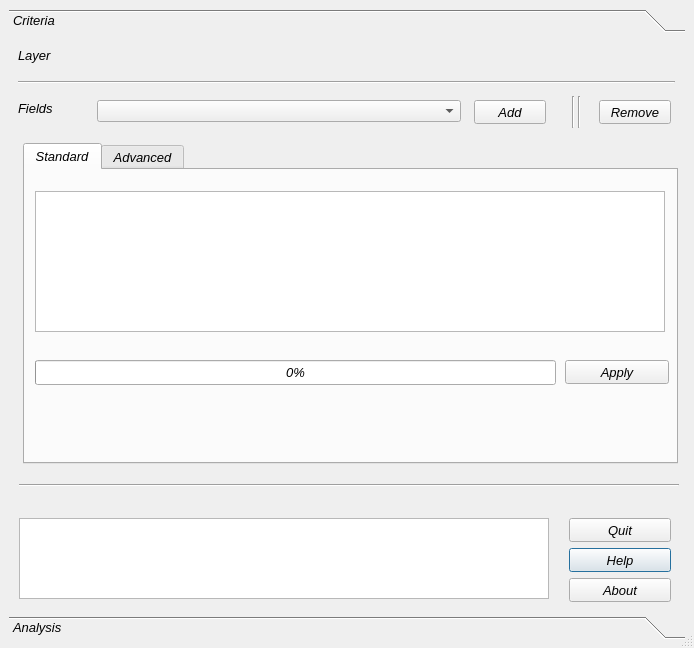
<?xml version="1.0" encoding="UTF-8"?>
<ui version="4.0">
 <class>Dialog</class>
 <widget class="QDialog" name="Dialog">
  <property name="enabled">
   <bool>true</bool>
  </property>
  <property name="geometry">
   <rect>
    <x>0</x>
    <y>0</y>
    <width>694</width>
    <height>648</height>
   </rect>
  </property>
  <property name="maximumSize">
   <size>
    <width>694</width>
    <height>700</height>
   </size>
  </property>
  <property name="font">
   <font>
    <pointsize>6</pointsize>
   </font>
  </property>
  <property name="acceptDrops">
   <bool>true</bool>
  </property>
  <property name="windowTitle">
   <string>geo Electre</string>
  </property>
  <property name="sizeGripEnabled">
   <bool>true</bool>
  </property>
  <property name="modal">
   <bool>false</bool>
  </property>
  <layout class="QGridLayout" name="gridLayout">
   <property name="sizeConstraint">
    <enum>QLayout::SetDefaultConstraint</enum>
   </property>
   <item row="0" column="0">
    <widget class="QToolBox" name="toolBox">
     <property name="enabled">
      <bool>true</bool>
     </property>
     <property name="font">
      <font>
       <family>MS Shell Dlg 2</family>
       <pointsize>10</pointsize>
       <weight>9</weight>
       <italic>true</italic>
       <bold>false</bold>
      </font>
     </property>
     <property name="cursor">
      <cursorShape>ArrowCursor</cursorShape>
     </property>
     <property name="styleSheet">
      <string notr="true">
font: 75 italic 10pt &quot;MS Shell Dlg 2&quot;;</string>
     </property>
     <property name="frameShape">
      <enum>QFrame::NoFrame</enum>
     </property>
     <property name="frameShadow">
      <enum>QFrame::Plain</enum>
     </property>
     <property name="currentIndex">
      <number>0</number>
     </property>
     <widget class="QWidget" name="EnvironmentaleQTbox">
      <property name="geometry">
       <rect>
        <x>0</x>
        <y>0</y>
        <width>676</width>
        <height>570</height>
       </rect>
      </property>
      <attribute name="label">
       <string>Criteria</string>
      </attribute>
      <widget class="QComboBox" name="EnvlistFieldsCBox">
       <property name="geometry">
        <rect>
         <x>88</x>
         <y>62</y>
         <width>364</width>
         <height>22</height>
        </rect>
       </property>
       <property name="maximumSize">
        <size>
         <width>16777215</width>
         <height>22</height>
        </size>
       </property>
      </widget>
      <widget class="QLabel" name="EnvLbl">
       <property name="geometry">
        <rect>
         <x>9</x>
         <y>9</y>
         <width>51</width>
         <height>16</height>
        </rect>
       </property>
       <property name="text">
        <string>Layer     </string>
       </property>
      </widget>
      <widget class="QLabel" name="EnvMapNameLbl">
       <property name="geometry">
        <rect>
         <x>69</x>
         <y>8</y>
         <width>431</width>
         <height>16</height>
        </rect>
       </property>
       <property name="font">
        <font>
         <family>MS Shell Dlg 2</family>
         <pointsize>10</pointsize>
         <weight>9</weight>
         <italic>true</italic>
         <bold>false</bold>
        </font>
       </property>
       <property name="textFormat">
        <enum>Qt::AutoText</enum>
       </property>
      </widget>
      <widget class="QTextEdit" name="EnvTEdit">
       <property name="geometry">
        <rect>
         <x>10</x>
         <y>480</y>
         <width>530</width>
         <height>81</height>
        </rect>
       </property>
       <property name="sizePolicy">
        <sizepolicy hsizetype="Expanding" vsizetype="Preferred">
         <horstretch>0</horstretch>
         <verstretch>2</verstretch>
        </sizepolicy>
       </property>
      </widget>
      <widget class="QLabel" name="EnvFieldsLbl">
       <property name="geometry">
        <rect>
         <x>9</x>
         <y>62</y>
         <width>34</width>
         <height>16</height>
        </rect>
       </property>
       <property name="text">
        <string>Fields</string>
       </property>
      </widget>
      <widget class="QPushButton" name="SetBtnHelp">
       <property name="geometry">
        <rect>
         <x>560</x>
         <y>510</y>
         <width>102</width>
         <height>24</height>
        </rect>
       </property>
       <property name="sizePolicy">
        <sizepolicy hsizetype="Preferred" vsizetype="Fixed">
         <horstretch>0</horstretch>
         <verstretch>0</verstretch>
        </sizepolicy>
       </property>
       <property name="maximumSize">
        <size>
         <width>110</width>
         <height>16777215</height>
        </size>
       </property>
       <property name="text">
        <string>Help</string>
       </property>
      </widget>
      <widget class="Line" name="line_2">
       <property name="geometry">
        <rect>
         <x>9</x>
         <y>36</y>
         <width>657</width>
         <height>16</height>
        </rect>
       </property>
       <property name="orientation">
        <enum>Qt::Horizontal</enum>
       </property>
      </widget>
      <widget class="Line" name="line_4">
       <property name="geometry">
        <rect>
         <x>10</x>
         <y>440</y>
         <width>660</width>
         <height>15</height>
        </rect>
       </property>
       <property name="orientation">
        <enum>Qt::Horizontal</enum>
       </property>
      </widget>
      <widget class="QTabWidget" name="EnvTabWidget">
       <property name="geometry">
        <rect>
         <x>14</x>
         <y>105</y>
         <width>655</width>
         <height>321</height>
        </rect>
       </property>
       <property name="currentIndex">
        <number>0</number>
       </property>
       <widget class="QWidget" name="tab_5">
        <attribute name="title">
         <string>Standard</string>
        </attribute>
        <widget class="QTableWidget" name="EnvParameterWidget">
         <property name="geometry">
          <rect>
           <x>10</x>
           <y>21</y>
           <width>630</width>
           <height>141</height>
          </rect>
         </property>
         <property name="sizePolicy">
          <sizepolicy hsizetype="Expanding" vsizetype="Expanding">
           <horstretch>0</horstretch>
           <verstretch>0</verstretch>
          </sizepolicy>
         </property>
         <property name="acceptDrops">
          <bool>false</bool>
         </property>
         <property name="autoFillBackground">
          <bool>true</bool>
         </property>
         <property name="dragEnabled">
          <bool>true</bool>
         </property>
         <property name="dragDropMode">
          <enum>QAbstractItemView::DragDrop</enum>
         </property>
         <property name="showGrid">
          <bool>true</bool>
         </property>
         <property name="gridStyle">
          <enum>Qt::DotLine</enum>
         </property>
         <property name="rowCount">
          <number>0</number>
         </property>
         <attribute name="horizontalHeaderCascadingSectionResizes">
          <bool>false</bool>
         </attribute>
         <attribute name="verticalHeaderCascadingSectionResizes">
          <bool>false</bool>
         </attribute>
         <attribute name="verticalHeaderHighlightSections">
          <bool>true</bool>
         </attribute>
        </widget>
        <widget class="QPushButton" name="EnvGetWeightBtn">
         <property name="geometry">
          <rect>
           <x>540</x>
           <y>190</y>
           <width>104</width>
           <height>24</height>
          </rect>
         </property>
         <property name="maximumSize">
          <size>
           <width>104</width>
           <height>16777215</height>
          </size>
         </property>
         <property name="text">
          <string>Apply</string>
         </property>
        </widget>
        <widget class="QProgressBar" name="EnvProgressBar">
         <property name="geometry">
          <rect>
           <x>10</x>
           <y>190</y>
           <width>521</width>
           <height>25</height>
          </rect>
         </property>
         <property name="value">
          <number>0</number>
         </property>
        </widget>
       </widget>
       <widget class="QWidget" name="tab_6">
        <attribute name="title">
         <string>Advanced</string>
        </attribute>
        <widget class="QPushButton" name="EnvCalculateBtn">
         <property name="geometry">
          <rect>
           <x>529</x>
           <y>260</y>
           <width>111</width>
           <height>24</height>
          </rect>
         </property>
         <property name="sizePolicy">
          <sizepolicy hsizetype="Preferred" vsizetype="Fixed">
           <horstretch>0</horstretch>
           <verstretch>0</verstretch>
          </sizepolicy>
         </property>
         <property name="maximumSize">
          <size>
           <width>111</width>
           <height>16777215</height>
          </size>
         </property>
         <property name="text">
          <string>Calculate weight</string>
         </property>
        </widget>
        <widget class="QTableWidget" name="EnvTableWidget">
         <property name="enabled">
          <bool>true</bool>
         </property>
         <property name="geometry">
          <rect>
           <x>10</x>
           <y>15</y>
           <width>630</width>
           <height>231</height>
          </rect>
         </property>
         <property name="sizePolicy">
          <sizepolicy hsizetype="Expanding" vsizetype="Maximum">
           <horstretch>0</horstretch>
           <verstretch>0</verstretch>
          </sizepolicy>
         </property>
         <property name="dragEnabled">
          <bool>true</bool>
         </property>
         <property name="dragDropMode">
          <enum>QAbstractItemView::DragDrop</enum>
         </property>
         <property name="defaultDropAction">
          <enum>Qt::IgnoreAction</enum>
         </property>
        </widget>
       </widget>
      </widget>
      <widget class="Line" name="line_3">
       <property name="geometry">
        <rect>
         <x>560</x>
         <y>58</y>
         <width>20</width>
         <height>32</height>
        </rect>
       </property>
       <property name="orientation">
        <enum>Qt::Vertical</enum>
       </property>
      </widget>
      <widget class="Line" name="line_6">
       <property name="geometry">
        <rect>
         <x>554</x>
         <y>58</y>
         <width>20</width>
         <height>32</height>
        </rect>
       </property>
       <property name="orientation">
        <enum>Qt::Vertical</enum>
       </property>
      </widget>
      <widget class="QPushButton" name="EnvRemoveFieldBtn">
       <property name="geometry">
        <rect>
         <x>590</x>
         <y>62</y>
         <width>72</width>
         <height>24</height>
        </rect>
       </property>
       <property name="maximumSize">
        <size>
         <width>16777215</width>
         <height>24</height>
        </size>
       </property>
       <property name="text">
        <string>Remove</string>
       </property>
      </widget>
      <widget class="QPushButton" name="EnvAddFieldBtn">
       <property name="geometry">
        <rect>
         <x>465</x>
         <y>62</y>
         <width>72</width>
         <height>24</height>
        </rect>
       </property>
       <property name="maximumSize">
        <size>
         <width>16777215</width>
         <height>24</height>
        </size>
       </property>
       <property name="text">
        <string>Add</string>
       </property>
      </widget>
      <widget class="QPushButton" name="SetBtnAbout">
       <property name="geometry">
        <rect>
         <x>560</x>
         <y>540</y>
         <width>102</width>
         <height>24</height>
        </rect>
       </property>
       <property name="sizePolicy">
        <sizepolicy hsizetype="Preferred" vsizetype="Fixed">
         <horstretch>0</horstretch>
         <verstretch>0</verstretch>
        </sizepolicy>
       </property>
       <property name="maximumSize">
        <size>
         <width>110</width>
         <height>16777215</height>
        </size>
       </property>
       <property name="text">
        <string>About</string>
       </property>
      </widget>
      <widget class="QPushButton" name="SetBtnQuit">
       <property name="geometry">
        <rect>
         <x>560</x>
         <y>480</y>
         <width>102</width>
         <height>24</height>
        </rect>
       </property>
       <property name="sizePolicy">
        <sizepolicy hsizetype="Preferred" vsizetype="Fixed">
         <horstretch>0</horstretch>
         <verstretch>0</verstretch>
        </sizepolicy>
       </property>
       <property name="maximumSize">
        <size>
         <width>110</width>
         <height>16777215</height>
        </size>
       </property>
       <property name="text">
        <string>Quit</string>
       </property>
      </widget>
      <zorder>EnvRemoveFieldBtn</zorder>
      <zorder>EnvAddFieldBtn</zorder>
      <zorder>EnvlistFieldsCBox</zorder>
      <zorder>EnvLbl</zorder>
      <zorder>EnvMapNameLbl</zorder>
      <zorder>EnvTEdit</zorder>
      <zorder>EnvFieldsLbl</zorder>
      <zorder>SetBtnHelp</zorder>
      <zorder>line_2</zorder>
      <zorder>line_4</zorder>
      <zorder>EnvTabWidget</zorder>
      <zorder>line_3</zorder>
      <zorder>line_6</zorder>
      <zorder>SetBtnAbout</zorder>
      <zorder>SetBtnQuit</zorder>
     </widget>
     <widget class="QWidget" name="AnalysisQTBox">
      <property name="geometry">
       <rect>
        <x>0</x>
        <y>0</y>
        <width>676</width>
        <height>570</height>
       </rect>
      </property>
      <attribute name="label">
       <string>Analysis</string>
      </attribute>
      <widget class="QPushButton" name="GraphBtn">
       <property name="geometry">
        <rect>
         <x>567</x>
         <y>73</y>
         <width>75</width>
         <height>23</height>
        </rect>
       </property>
       <property name="text">
        <string>Graph</string>
       </property>
      </widget>
      <widget class="QLabel" name="LblGraphic">
       <property name="geometry">
        <rect>
         <x>21</x>
         <y>122</y>
         <width>518</width>
         <height>251</height>
        </rect>
       </property>
       <property name="autoFillBackground">
        <bool>false</bool>
       </property>
       <property name="frameShape">
        <enum>QFrame::StyledPanel</enum>
       </property>
       <property name="text">
        <string/>
       </property>
       <property name="scaledContents">
        <bool>true</bool>
       </property>
      </widget>
      <widget class="QPushButton" name="RenderBtn">
       <property name="geometry">
        <rect>
         <x>565</x>
         <y>19</y>
         <width>75</width>
         <height>23</height>
        </rect>
       </property>
       <property name="text">
        <string>Maps</string>
       </property>
      </widget>
      <widget class="Line" name="line">
       <property name="geometry">
        <rect>
         <x>14</x>
         <y>49</y>
         <width>644</width>
         <height>21</height>
        </rect>
       </property>
       <property name="orientation">
        <enum>Qt::Horizontal</enum>
       </property>
      </widget>
      <widget class="QComboBox" name="LabelListFieldsCBox">
       <property name="geometry">
        <rect>
         <x>114</x>
         <y>76</y>
         <width>419</width>
         <height>22</height>
        </rect>
       </property>
       <property name="maximumSize">
        <size>
         <width>16777215</width>
         <height>22</height>
        </size>
       </property>
      </widget>
      <widget class="QLabel" name="label_3">
       <property name="geometry">
        <rect>
         <x>29</x>
         <y>78</y>
         <width>64</width>
         <height>16</height>
        </rect>
       </property>
       <property name="text">
        <string>Label field</string>
       </property>
      </widget>
      <widget class="QDialogButtonBox" name="AnlsBtnBox">
       <property name="geometry">
        <rect>
         <x>560</x>
         <y>350</y>
         <width>86</width>
         <height>23</height>
        </rect>
       </property>
       <property name="standardButtons">
        <set>QDialogButtonBox::Cancel</set>
       </property>
      </widget>
      <widget class="QLabel" name="label_4">
       <property name="geometry">
        <rect>
         <x>30</x>
         <y>19</y>
         <width>348</width>
         <height>16</height>
        </rect>
       </property>
       <property name="text">
        <string>Load thematic maps</string>
       </property>
      </widget>
     </widget>
    </widget>
   </item>
  </layout>
 </widget>
 <layoutdefault spacing="6" margin="9"/>
 <tabstops>
  <tabstop>EnvAddFieldBtn</tabstop>
  <tabstop>EnvRemoveFieldBtn</tabstop>
  <tabstop>EnvTEdit</tabstop>
  <tabstop>GraphBtn</tabstop>
  <tabstop>SetBtnHelp</tabstop>
  <tabstop>EnvlistFieldsCBox</tabstop>
  <tabstop>RenderBtn</tabstop>
  <tabstop>LabelListFieldsCBox</tabstop>
  <tabstop>AnlsBtnBox</tabstop>
 </tabstops>
 <resources/>
 <connections/>
</ui>
